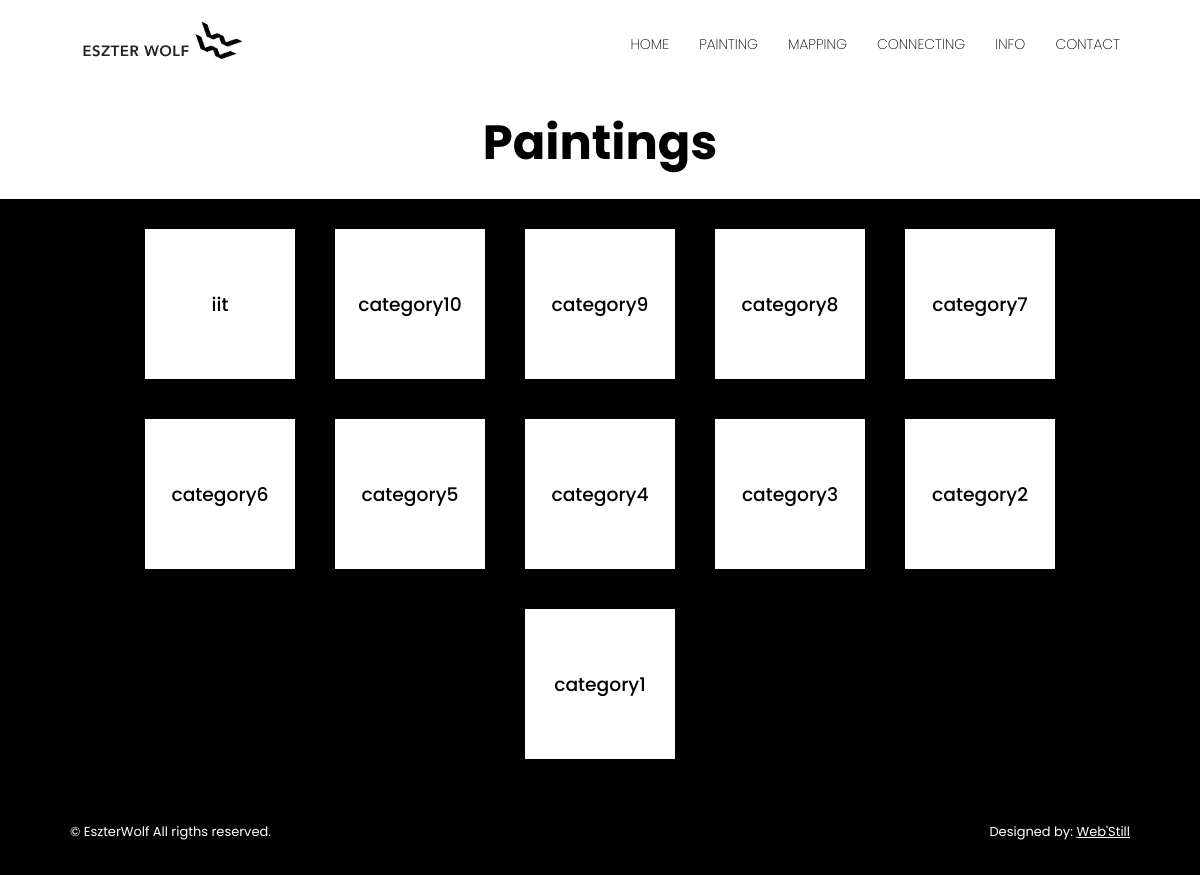
Page /paintings on the committed database.
### main/models.py (models this page shows, shortened)
class PaintingCategory(models.Model):
    name = models.CharField(max_length=200)
    created = models.DateField(auto_now_add=True)
    class Meta:
        ordering = ['-id']

### main/views.py (the view)
# urls.py: path('paintings', views.paintingTopic, name='painting-topic'),
def paintingTopic(request):
    painting = models.PaintingCategory.objects.all()
    title = 'Paintings'
    context = {'title': title, 'category': painting}
    return render(request, 'painting-topic.html', context)

### templates/painting-topic.html (shortened to what this page needs)
{% load static %}
<!DOCTYPE html>
<html>
<head>
	<link rel="stylesheet" href="{% static 'assets/style/style.css' %}">
</head>
<body>
	{% include 'navbar.html' %}
	<main>
			<div class="title-dark baszakodos-light">
				<h2>{{title}}</h2>
			</div>
			<div class="dark" style="padding: 10px">
				<div class="row wrapper">
					{% for paintingcategory in category %}
					<a href="{% url 'paintings-sub-topic' paintingcategory.name %}"><div class="card-01-light">
						<h3>{{paintingcategory.name}}</h3>
					</div></a>
					{% endfor %}
				</div>
			</div>
		{% include 'footer.html' %}
	</main>
</body>
</html>

### static/assets/style/style.css (style rules this page uses)
:root { --dark: #000; --light: #fff; --card-radius: 5px; }
* { font-family: 'Poppins', sans-serif; box-sizing: border-box; }
body { padding: 0; margin: 0; background: var(--light); overflow-x: hidden; }
a { text-decoration: none; color: var(--dark); }
.wrapper { max-width: 1100px; margin: 0 auto; }
.title-dark { padding: 30px; color: var(--light); background: var(--dark); text-align: center; }
.title-dark h2 { font-size: 3rem; margin: -10px; }
.dark { background: var(--dark); color: var(--light); }
.row { display: flex; align-items: center; justify-content: center; flex-wrap: wrap; }
.card-01-light { background: var(--light); color: var(--dark); margin: 20px; padding: 10px; height: 150px; min-width: 150px; position: relative; flex: 1; transition: 0.3s; }
.card-01-light h3 { text-align: center; padding-top: 25%; font-weight: 500; }
.baszakodos-light { background-color: var(--light); color: var(--dark); }

### rows in the picture
PaintingCategory: name "iit"
PaintingCategory: name "category10"
PaintingCategory: name "category9"
PaintingCategory: name "category8"
PaintingCategory: name "category7"
PaintingCategory: name "category6"
PaintingCategory: name "category5"
PaintingCategory: name "category4"
PaintingCategory: name "category3"
PaintingCategory: name "category2"
PaintingCategory: name "category1"

### other values in the picture
{{ title }} "Paintings"
